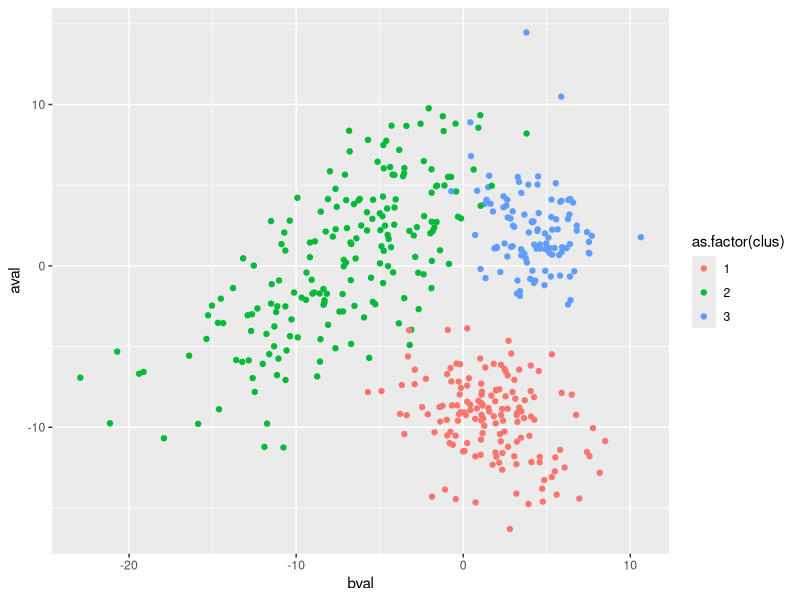
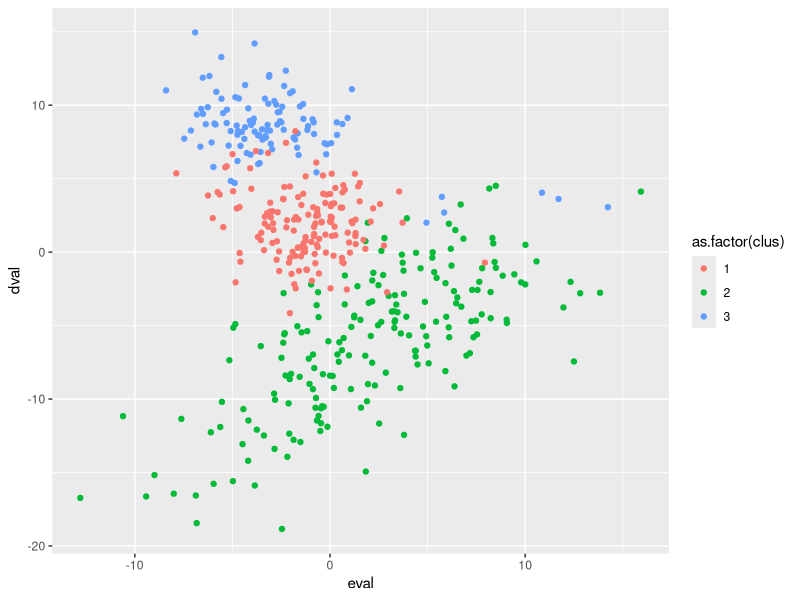
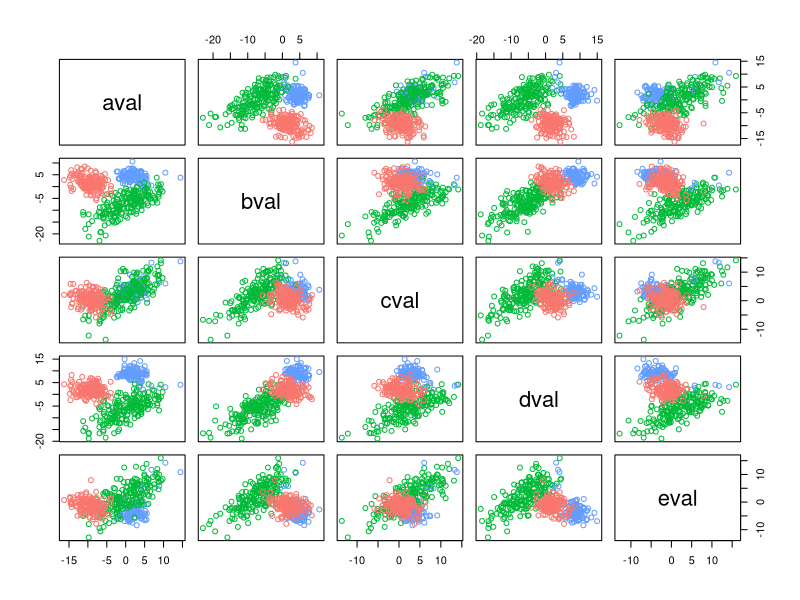

These charts were generated, in order, by the following R code:
## ---- chunk 1
knitr::opts_chunk$set(echo = TRUE)
## ---- chunk 2
library(ggplot2)
## ---- chunk 3
data = read.csv("kmeans.csv")
summary(data)
## ---- chunk 4
set.seed(100) #Set the seed so that the same set of random numbers are generated and the result doesnot change

# Kmeans function
kclus <- function(data, nclus) 
        {
        # Generating 3 random cluster centers for each column in the data  
        acen <- data[1:nclus,1]
        bcen <- data[1:nclus,2]
        ccen <- data[1:nclus,3]
        dcen <- data[1:nclus,4]
        ecen <- data[1:nclus,5]
        #Adding a column to the data frame and renaming the columns
        data <- data.frame(aval = data[,1], bval = data[,2], cval = data[,3], dval = data[,4], eval = data[,5], clus = NA)
        #Creating a new dataframe called cluster which maintains the centers of each cluster
        clus <- data.frame(name = 1:nclus, acen = acen, bcen = bcen, ccen = ccen, dcen = dcen, ecen = ecen)
        
        # Defining a flag which determines when to stop the algorithm
        finish <- FALSE
        
        # Here l stores the dimensions of the data
        l<-dim(data)
        
        while(finish == FALSE) 
                {
                for(i in 1:l[1]) 
                        {
                        # For each data point calculate the distances between the centers and the datapoints
                        dist <- sqrt((data[i,1]-clus$acen)^2 + (data[i,2]-clus$bcen)^2 + (data[i,3]-clus$ccen)^2 + (data[i,4]-clus$dcen)^2 + (data[i,5]-clus$ecen)^2)
                        # Now assign the data point to one of the nclus clusters.
                        data$clus[i] <- which.min(dist) #The data point is assigned to the cluster for which the distance is minimum among the nclus clusters
                        }
                #Store the privous centers in a separate column vector
                acen_old <- clus$acen
                bcen_old <- clus$bcen
                ccen_old <- clus$ccen
                dcen_old <- clus$dcen
                ecen_old <- clus$ecen
                
                for(i in 1:nclus) 
                        {
                        # Calculate the new mean of the clusters and update the cluster data frame
                        clus[i,2] <- mean(subset(data$aval, data$clus == i))
                        clus[i,3] <- mean(subset(data$bval, data$clus == i))
                        clus[i,4] <- mean(subset(data$cval, data$clus == i))
                        clus[i,5] <- mean(subset(data$dval, data$clus == i))
                        clus[i,6] <- mean(subset(data$eval, data$clus == i))
                        }
                # We can stop this process when there is no more change in the cluster centers
                if(identical(acen_old, clus$acen) & identical(bcen_old, clus$bcen) & identical(ccen_old, clus$ccen) & identical(dcen_old, clus$dcen) & identical(ecen_old, clus$ecen))
                        {
                        finish <- TRUE # End the loop by changing the flag
                        }
        }
        output<-NULL
        output$data<-data
        output$cluster<-clus
        return(output) #Returning both the data and cluster data frames 
}
## ---- chunk 5
output <- kclus(data, 3) 
# The above ouput variable has both the data and cluster centers

#Let us have a look at the output data frame
head(output$data) # Output is a data frame with an additional clus column. This column indicates the cluster to which the data point belongs 
table(output$data[,6]) # The output below indicates the number of data point that belongs to the various clusters

# Now let us look at the covariance of the cluster matrix
print(cov(output$cluster))
## ---- chunk 6
ggplot(output$data, aes(bval, aval, color = as.factor(clus))) + geom_point()
## ---- chunk 7
ggplot(output$data, aes(eval, dval, color = as.factor(clus))) + geom_point()
## ---- chunk 8
X <- output$data[,1:5]
y <- output$data[,6]
y_col <- c('#F8766D', '#00BA38', '#619CFF')

pairs(X, col = y_col[y])
